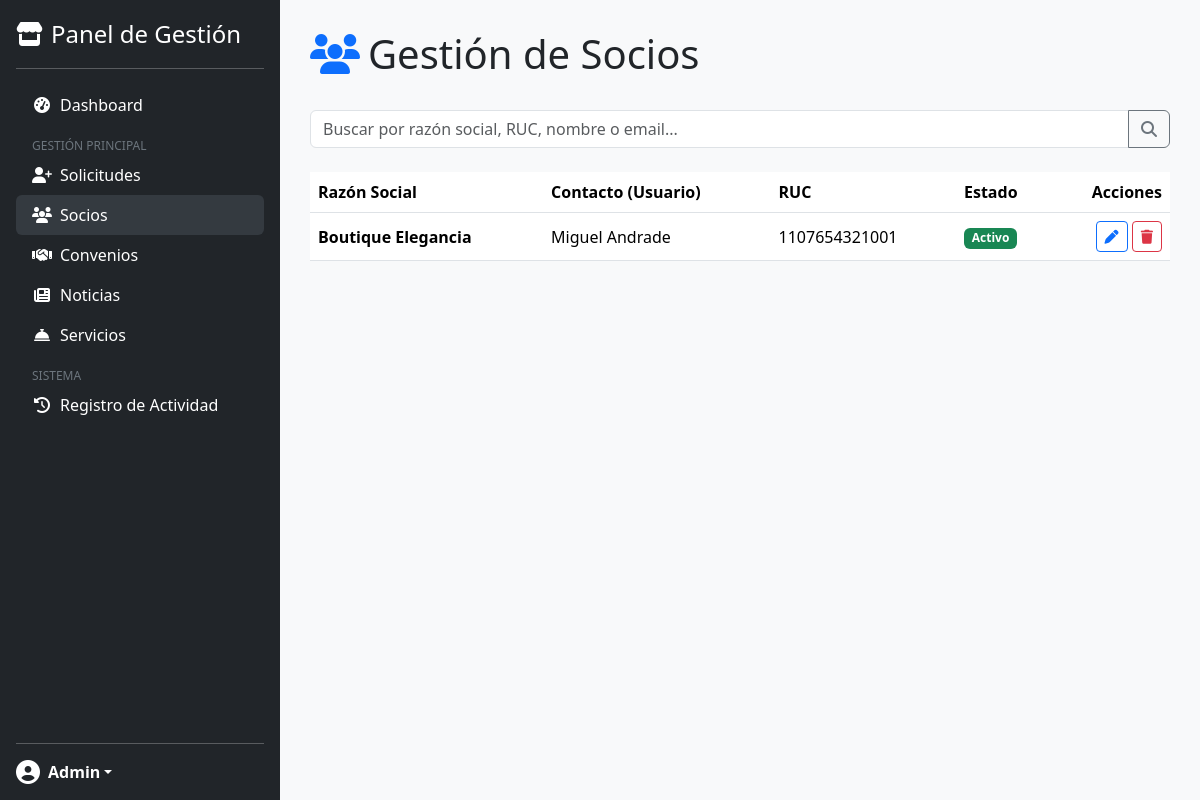
/panel/socios/ (signed in), run on the app's committed database.
### usuarios/models.py (models this page shows, shortened)
class Usuario(AbstractUser):
    username = None
    email = models.EmailField(_('email address'), unique=True)
    cedula = models.CharField(max_length=20, unique=True, blank=True, null=True)
    telefono = models.CharField(max_length=20, blank=True, null=True)
    USERNAME_FIELD = 'email'
    REQUIRED_FIELDS = ['first_name', 'last_name']
    objects = UsuarioManager()

class PerfilSocio(models.Model):
    usuario = models.OneToOneField(Usuario, on_delete=models.CASCADE, related_name='perfil_socio')
    TIPO_PLAN_CHOICES = [
        ('NATURAL', 'Persona Natural'),
        ('EMPRESA', 'Empresa'),
        ('FINANCIERO', 'Entidad Financiera'),
    ]
    razon_social = models.CharField(max_length=200)
    ruc = models.CharField(max_length=13, unique=True, verbose_name="RUC")
    direccion = models.TextField()
    tipo_plan = models.CharField(max_length=20, choices=TIPO_PLAN_CHOICES)
    is_active = models.BooleanField(default=False, help_text="Indica si la afiliación del socio está activa.")
    fecha_afiliacion = models.DateTimeField(auto_now_add=True)

### panel/views.py (the view)
# urls.py: path('socios/', views.GestionSociosView.as_view(), name='gestion_socios'),
class GestionSociosView(LoginRequiredMixin, StaffRequiredMixin, ListView):
    model = PerfilSocio
    template_name = "panel/gestion_socios.html"
    context_object_name = "socios"
    paginate_by = 15
    def get_queryset(self):
        queryset = PerfilSocio.objects.select_related("usuario").order_by("-fecha_afiliacion")
        query = self.request.GET.get('q')
        if query:
            queryset = queryset.filter(
                Q(razon_social__icontains=query) | Q(ruc__icontains=query) |
                Q(usuario__first_name__icontains=query) | Q(usuario__last_name__icontains=query) |
                Q(usuario__email__icontains=query)
            )
        return queryset

### panel/mixins.py (called while the page is built)
    def dispatch(self, request, *args, **kwargs):
        if not request.user.is_authenticated or not request.user.is_staff:
            return self.handle_no_permission()
        return super().dispatch(request, *args, **kwargs)

### panel/templates/panel/gestion_socios.html (shortened to what this page needs)
{% extends 'panel/panel_base.html' %}
{% block content %}
<div class="d-flex justify-content-between align-items-center mb-4">
    <h1><i class="fas fa-users text-primary me-2"></i>Gestión de Socios</h1>
</div>
<div class="info-card">
    <form method="get" class="mb-4">
        <div class="input-group">
            <input type="text" name="q" class="form-control"
                placeholder="Buscar por razón social, RUC, nombre o email..." value="{{ request.GET.q }}">
            <button class="btn btn-outline-secondary" type="submit"><i class="fas fa-search"></i></button>
        </div>
    </form>
    <div class="table-responsive">
        <table class="table table-hover align-middle">
            <thead>
                <tr>
                    <th>Razón Social</th>
                    <th>Contacto (Usuario)</th>
                    <th>RUC</th>
                    <th>Estado</th>
                    <th class="text-end">Acciones</th>
                </tr>
            </thead>
            <tbody>
                {% for socio in socios %}
                <tr>
                    <td><strong>{{ socio.razon_social }}</strong></td>
                    <td>{{ socio.usuario.get_full_name }}</td>
                    <td>{{ socio.ruc }}</td>
                    <td>
                        {% if socio.is_active %}
                        <span class="badge bg-success">Activo</span>
                        {% else %}
                        <span class="badge bg-secondary">Inactivo</span>
                        {% endif %}
                    </td>
                    <td class="text-end">
                        <a href="{% url 'panel:socio_update' socio.usuario.pk %}" class="btn btn-sm btn-outline-primary"
                            title="Editar">
                            <i class="fas fa-pen"></i>
                        </a>
                        <a href="#" class="btn btn-sm btn-outline-danger" title="Eliminar">
                            <i class="fas fa-trash"></i>
                        </a>
                    </td>
                </tr>
                {% empty %}
                <tr>
                    <td colspan="5" class="text-center py-4">No se encontraron socios.</td>
                </tr>
                {% endfor %}
            </tbody>
        </table>
    </div>
</div>
{% endblock %}

### panel/templates/panel/panel_base.html (shortened to what this page needs)
{% load static %}
<!DOCTYPE html>
<html lang="es">
<head>
  <link href="https://cdn.jsdelivr.net/npm/bootstrap@5.3.3/dist/css/bootstrap.min.css" rel="stylesheet" />
  <link rel="stylesheet" href="https://cdnjs.cloudflare.com/ajax/libs/font-awesome/6.5.2/css/all.min.css" />
</head>
<body>
  <div class="main-container">
    <div class="sidebar d-flex flex-column flex-shrink-0 p-3">
      <a href="{% url 'panel:dashboard' %}"
        class="d-flex align-items-center mb-3 mb-md-0 me-md-auto text-white text-decoration-none">
        <i class="fa-solid fa-store me-2 fs-4"></i>
        <span class="fs-4">Panel de Gestión</span>
      </a>
      <hr class="text-white" />
      {% with current_url=request.resolver_match.url_name %}
      <ul class="nav nav-pills flex-column mb-auto">
        <li class="nav-item">
          <a href="{% url 'panel:dashboard' %}"
            class="nav-link text-white {% if current_url == 'dashboard' %}active{% endif %}">
            <i class="fa-solid fa-tachometer-alt fa-fw me-2"></i>Dashboard
          </a>
        </li>
        <div class="sidebar-heading">Gestión Principal</div>
        <li>
          <a href="{% url 'panel:solicitudes_afiliacion' %}"
            class="nav-link text-white {% if 'solicitud' in current_url %}active{% endif %}">
            <i class="fa-solid fa-user-plus fa-fw me-2"></i>Solicitudes
          </a>
        </li>
        <li>
          <a href="{% url 'panel:gestion_socios' %}"
            class="nav-link text-white {% if 'socio' in current_url %}active{% endif %}">
            <i class="fa-solid fa-users fa-fw me-2"></i>Socios
          </a>
        </li>
        <li>
          <a href="{% url 'panel:convenio_list' %}"
            class="nav-link text-white {% if 'convenio' in current_url %}active{% endif %}">
            <i class="fa-solid fa-handshake fa-fw me-2"></i>Convenios
          </a>
        </li>
        <li>
          <a href="{% url 'panel:noticia_panel_list' %}"
            class="nav-link text-white {% if 'noticia' in current_url %}active{% endif %}">
            <i class="fa-solid fa-newspaper fa-fw me-2"></i>Noticias
          </a>
        </li>
        <li>
          <a href="{% url 'panel:servicio_panel_list' %}"
            class="nav-link text-white {% if 'servicio' in current_url %}active{% endif %}">
            <i class="fa-solid fa-concierge-bell fa-fw me-2"></i>Servicios
          </a>
        </li>
        <div class="sidebar-heading">Sistema</div>
        <li>
          <a href="{% url 'panel:registro_actividad' %}"
            class="nav-link text-white {% if 'registro_actividad' in current_url %}active{% endif %}">
            <i class="fa-solid fa-history fa-fw me-2"></i>Registro de Actividad
          </a>
        </li>
      </ul>
      {% endwith %}
      <hr class="text-white" />
      <div class="dropdown">
        <a href="#" class="d-flex align-items-center text-white text-decoration-none dropdown-toggle"
          data-bs-toggle="dropdown" aria-expanded="false">
          <i class="fa-solid fa-circle-user fs-4 me-2"></i>
          <strong>{{ user.first_name|default:user.email }}</strong>
        </a>
      </div>
    </div>
    <main class="content">{% block content %} {% endblock %}</main>
  </div>
</body>
</html>

### panel/templates/panel/panel_base.html (style rules this page uses)
body { display: flex; min-height: 100vh; flex-direction: column; }
.main-container { display: flex; flex: 1; }
.sidebar { width: 280px; background-color: #212529; }
.sidebar .nav-link { color: #adb5bd; }
.sidebar .nav-link:hover, .sidebar .nav-link.active { color: #fff; background-color: #343a40; }
.content { flex: 1; padding: 30px; background-color: #f8f9fa; }
.sidebar-heading { font-size: .75rem; text-transform: uppercase; color: #6c757d; padding: .75rem 1rem 0; }

### data on the page
Usuario: first_name "Admin"
PerfilSocio: razon_social "Boutique Elegancia", usuario.get_full_name "Miguel Andrade", ruc "1107654321001", is_active "Activo"
